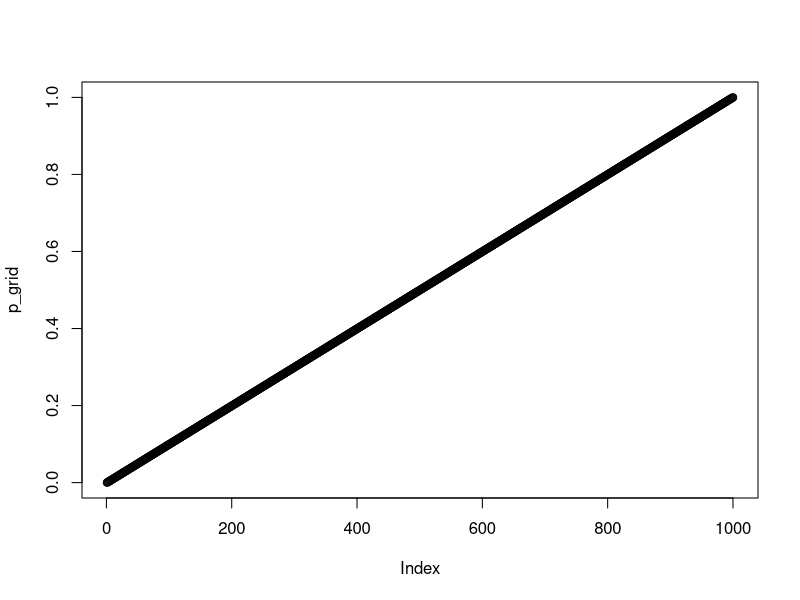
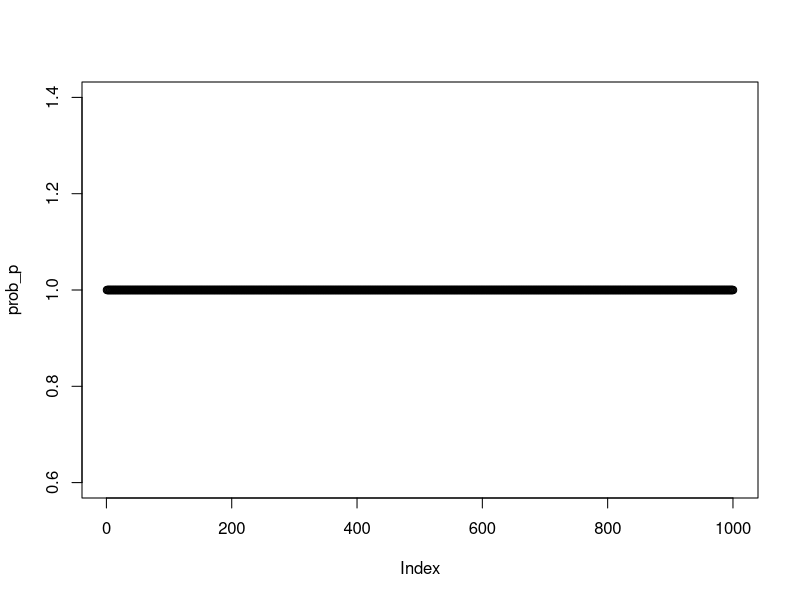
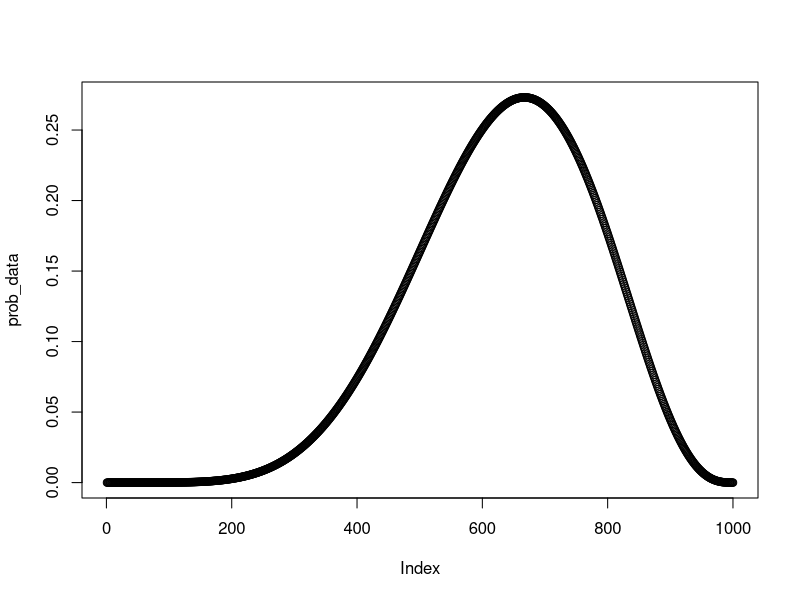
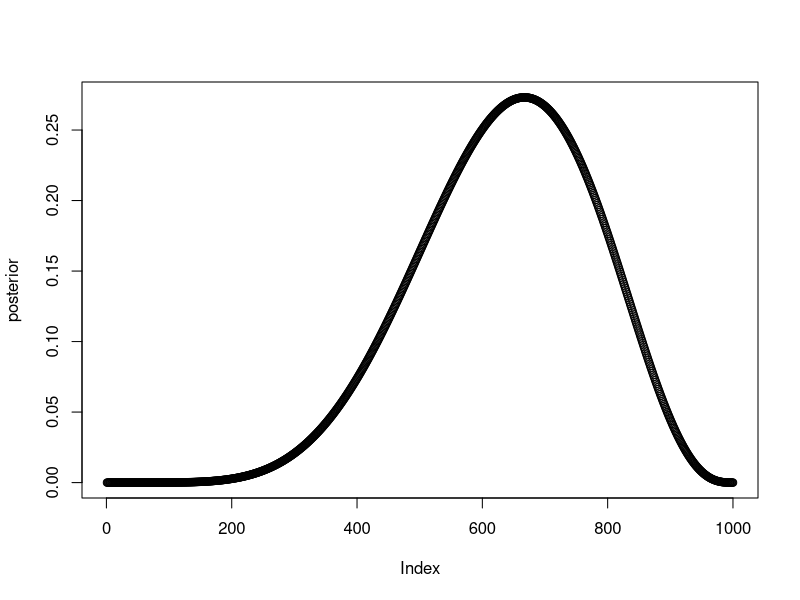
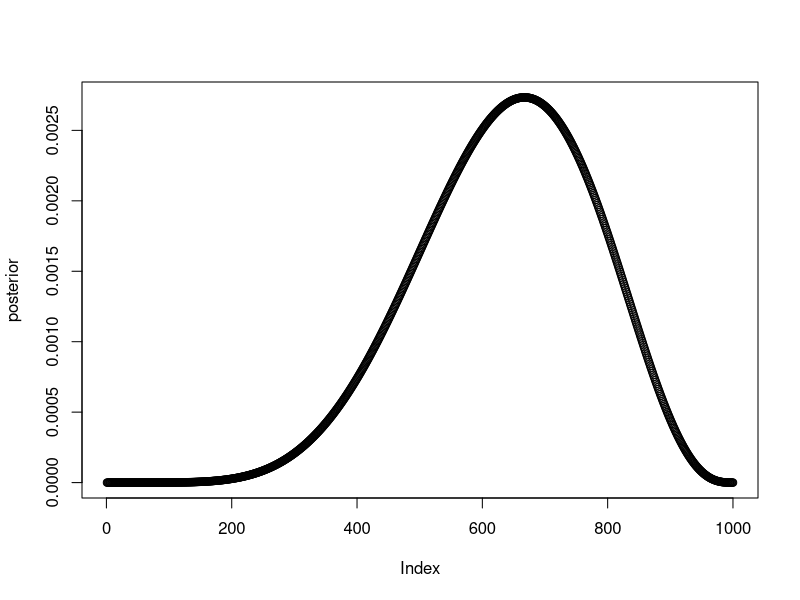

Reproduce these figures in R, in order.

# Lesson 2 ----------------------------------------------------------------

# Grid approximation


# set up the grid
# list of possible explanations we will consider
# sequence of values 0 to 1, 1000 of them equally spaced
p_grid <- seq(from = 0, to = 1,
              length.out = 1000) 

plot(p_grid)

# prior probability
# probability of each value of p
# uniform prior distribution = repeat 1

prob_p <- rep(1,1000) 
plot(prob_p)

# probably of data
# 6 W of 9 tosses, with all the possible explanations (p_grid)
# from binomial sampling data
prob_data <- dbinom(6, 9, prob = p_grid)

plot(prob_data) # shape of posterior from data

# Normalize that. 
# Multiply prob of data by prob of explanations

posterior <- prob_data * prob_p

plot(posterior)

# normalize the values
# now a probability distribution

posterior <- posterior / sum(posterior)

plot(posterior)



